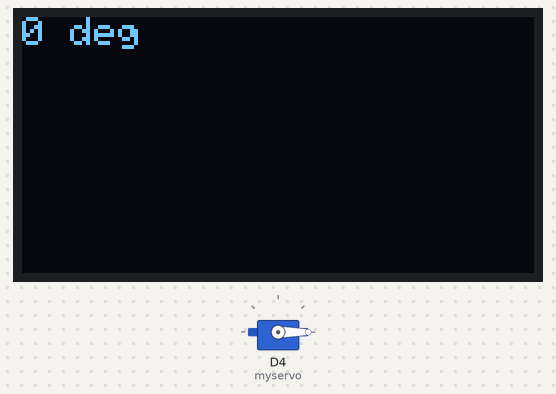
Bench run of a sketch on a simulated Arduino Due. On the bench: 128×64 one-colour display, servo. What the sketch prints to the serial monitor is not drawn.

Above: at 0.1 s.
At 4.2 s:
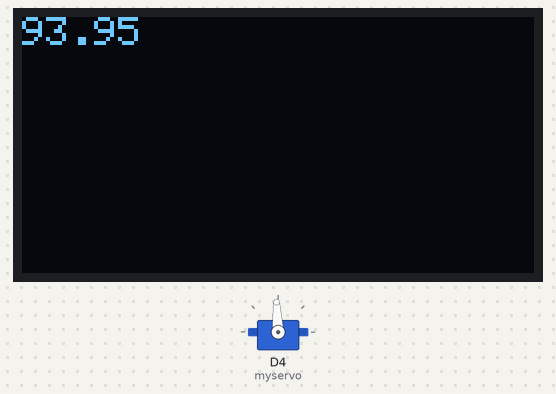
At 64.2 s:
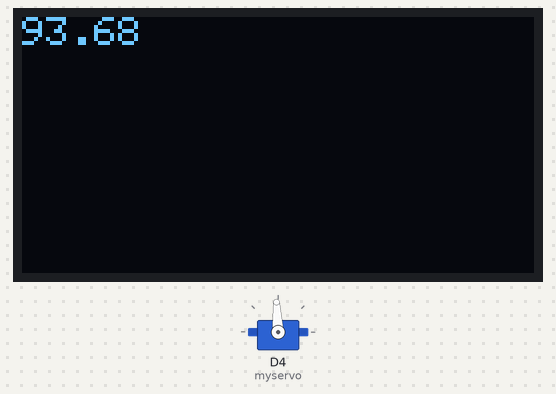
At 124.2 s:
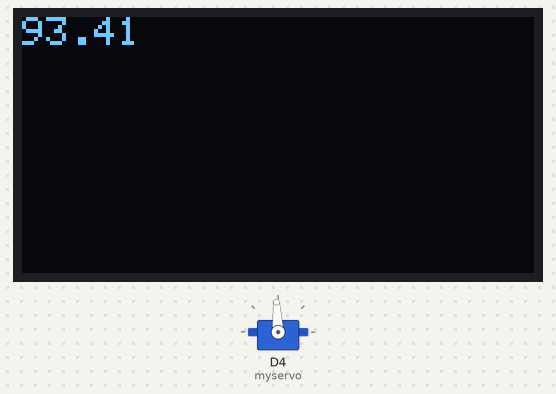
Timing chart, 0 to 125.7 s (numbered marks = the images above):
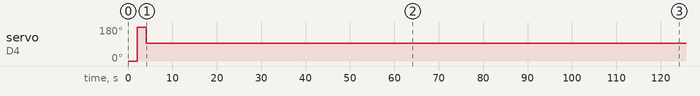

The sketch:

Solar.ino
```cpp
#include <Servo.h>
#include <SPI.h>
#include <Wire.h>
#include <Adafruit_GFX.h>
#include <Adafruit_SSD1306.h>

// Helios - Version: Latest
#include <Helios.h>


Helios helios;
Servo myservo;
#define OLED_RESET 0  // GPIO0
Adafruit_SSD1306 display(OLED_RESET);

#define NUMFLAKES 10
#define XPOS 0
#define YPOS 1
#define DELTAY 2


#define LOGO16_GLCD_HEIGHT 16
#define LOGO16_GLCD_WIDTH  16

//float dAzimuth;
//float dElevation;

  byte second=0;
  byte minute=0;
  byte hour=13;
  byte dayOfMonth=6;
  byte month=6;
  byte year=18;


//DM
//  float lon = 53.926649;
//  float lat = 13.014776;
//Dassow
  float lon = 53.904846;
  float lat = 11.001819;


  //float tanalt;
  //float sinazi;
  //float angle;
  float angledec;

void setup()
{
  Serial.begin(9600);
  display.begin(SSD1306_SWITCHCAPVCC, 0x3C);
  display.clearDisplay();
  display.setTextSize(1);
  display.setTextColor(WHITE);
  display.setCursor(0,0);


  myservo.attach(D4);
  myservo.write(0);
  display.println("0 deg");
  display.display();
  delay(2000);
  display.clearDisplay();
  myservo.write(180);
  display.println("180 deg");
  display.display();
  delay(2000);


  //uncomment following to set the timer chip
  //Once done, don't forget to comment out again, otherwise
  //you get the same time with each startup ;-)

}


void loop()
{
  char sTime[50];
 //16.36667,48.2 is for 48°12'N, 16°22'O (latitude and longitude of Vienna)
  //Time in GMT
  helios.calcSunPos(year,month,dayOfMonth,hour-2, minute,second,lat,lon); //-2 ->GMT
  sprintf(sTime,"%d+%d+%d - %d:%d:%d ->",dayOfMonth,month,year,hour,minute,second);
  Serial.print(sTime);
  //dAzimuth=helios.dAzimuth;
  //show("dAzimuth",dAzimuth,true);
  //dElevation=helios.dElevation;
  //show("dElevation",dElevation,true);

  //tanalt = tan(dElevation/180*PI);
  //show("tanalt",tanalt,true);

  //sinazi = sin(dAzimuth/180*PI);
  //show("sinazi",sinazi,true);

  //angle = atan(tan(dElevation/180*PI)/sin(dAzimuth/180*PI));
  //show("Angle",angle,true);
  if(helios.dElevation > 0)
    angledec = atan(tan(helios.dElevation/180*PI)/sin(helios.dAzimuth/180*pi)) / pi * 180;
  else
    angledec = 0;


  minute += 1;
  if(minute >= 60)
  {
    hour += 1;
    minute -= 60;
  }
  if(hour>=24)
  {
    dayOfMonth +=1;
    hour -= 24;
  }

  if(angledec < 0)
  {
    angledec = - angledec;
  }
  else
  {
    angledec = 180 - angledec;
  }

  show("AngleDec",angledec,true);
  myservo.write(angledec);
  display.clearDisplay();
  display.setCursor(0,0);
  display.println(angledec);
  display.display();

  delay(60000);

}


void show(char nameStr[], double val, boolean newline) {
  Serial.print(nameStr);
  Serial.print("=");
  if (newline)
       Serial.println(val);
  else Serial.print(val);
}
```

Measured:
- by itself, servo on D4 (myservo): 0° → 180° at 2.1 s, → 93° 2.0 s later
- what the display in image 1 shows lasts 60.0 s, from 4.1 s to 64.1 s
